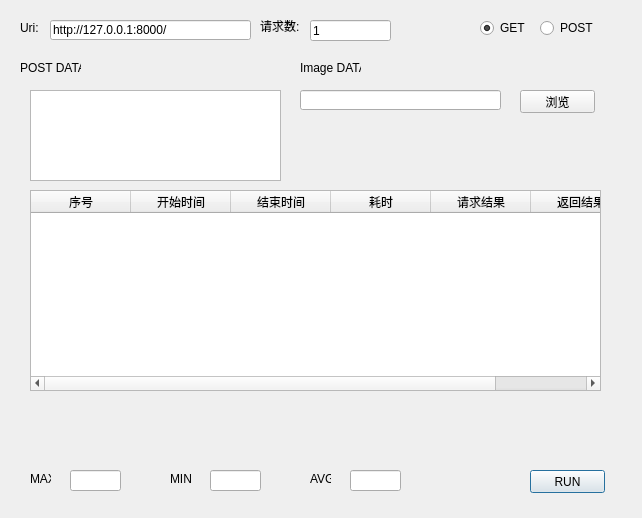
<?xml version="1.0" encoding="UTF-8"?>
<ui version="4.0">
 <class>Dialog</class>
 <widget class="QDialog" name="Dialog">
  <property name="geometry">
   <rect>
    <x>0</x>
    <y>0</y>
    <width>642</width>
    <height>518</height>
   </rect>
  </property>
  <property name="windowTitle">
   <string>Dialog</string>
  </property>
  <widget class="QLineEdit" name="lineEdit_6">
   <property name="geometry">
    <rect>
     <x>210</x>
     <y>470</y>
     <width>51</width>
     <height>21</height>
    </rect>
   </property>
  </widget>
  <widget class="QRadioButton" name="radioButton_get">
   <property name="geometry">
    <rect>
     <x>480</x>
     <y>20</y>
     <width>89</width>
     <height>16</height>
    </rect>
   </property>
   <property name="text">
    <string>GET</string>
   </property>
   <property name="checked">
    <bool>true</bool>
   </property>
  </widget>
  <widget class="QLabel" name="label_3">
   <property name="geometry">
    <rect>
     <x>20</x>
     <y>60</y>
     <width>61</width>
     <height>16</height>
    </rect>
   </property>
   <property name="text">
    <string>POST DATA</string>
   </property>
  </widget>
  <widget class="QLineEdit" name="lineEdit_7">
   <property name="geometry">
    <rect>
     <x>350</x>
     <y>470</y>
     <width>51</width>
     <height>21</height>
    </rect>
   </property>
   <property name="text">
    <string/>
   </property>
  </widget>
  <widget class="QLabel" name="label">
   <property name="geometry">
    <rect>
     <x>20</x>
     <y>20</y>
     <width>21</width>
     <height>16</height>
    </rect>
   </property>
   <property name="text">
    <string>Uri:</string>
   </property>
  </widget>
  <widget class="QLineEdit" name="lineEdit_url">
   <property name="geometry">
    <rect>
     <x>50</x>
     <y>20</y>
     <width>201</width>
     <height>20</height>
    </rect>
   </property>
   <property name="text">
    <string>http://127.0.0.1:8000/</string>
   </property>
  </widget>
  <widget class="QPlainTextEdit" name="plainTextEdit">
   <property name="geometry">
    <rect>
     <x>30</x>
     <y>90</y>
     <width>251</width>
     <height>91</height>
    </rect>
   </property>
  </widget>
  <widget class="QPushButton" name="pushButton_run">
   <property name="geometry">
    <rect>
     <x>530</x>
     <y>470</y>
     <width>75</width>
     <height>23</height>
    </rect>
   </property>
   <property name="text">
    <string>RUN</string>
   </property>
  </widget>
  <widget class="QLabel" name="label_6">
   <property name="geometry">
    <rect>
     <x>170</x>
     <y>470</y>
     <width>21</width>
     <height>16</height>
    </rect>
   </property>
   <property name="text">
    <string>MIN：</string>
   </property>
  </widget>
  <widget class="QLineEdit" name="lineEdit_4">
   <property name="geometry">
    <rect>
     <x>300</x>
     <y>90</y>
     <width>201</width>
     <height>20</height>
    </rect>
   </property>
  </widget>
  <widget class="QLineEdit" name="lineEdit_5">
   <property name="geometry">
    <rect>
     <x>70</x>
     <y>470</y>
     <width>51</width>
     <height>21</height>
    </rect>
   </property>
  </widget>
  <widget class="QLabel" name="label_7">
   <property name="geometry">
    <rect>
     <x>310</x>
     <y>470</y>
     <width>21</width>
     <height>16</height>
    </rect>
   </property>
   <property name="text">
    <string>AVG：</string>
   </property>
  </widget>
  <widget class="QLineEdit" name="lineEdit_count">
   <property name="geometry">
    <rect>
     <x>310</x>
     <y>20</y>
     <width>81</width>
     <height>21</height>
    </rect>
   </property>
   <property name="text">
    <string>1</string>
   </property>
  </widget>
  <widget class="QLabel" name="label_4">
   <property name="geometry">
    <rect>
     <x>300</x>
     <y>60</y>
     <width>61</width>
     <height>16</height>
    </rect>
   </property>
   <property name="text">
    <string>Image DATA</string>
   </property>
  </widget>
  <widget class="QLabel" name="label_5">
   <property name="geometry">
    <rect>
     <x>30</x>
     <y>470</y>
     <width>21</width>
     <height>16</height>
    </rect>
   </property>
   <property name="text">
    <string>MAX：</string>
   </property>
  </widget>
  <widget class="QPushButton" name="pushButton_select">
   <property name="geometry">
    <rect>
     <x>520</x>
     <y>90</y>
     <width>75</width>
     <height>23</height>
    </rect>
   </property>
   <property name="text">
    <string>浏览</string>
   </property>
  </widget>
  <widget class="QTableWidget" name="tableWidget">
   <property name="geometry">
    <rect>
     <x>30</x>
     <y>190</y>
     <width>571</width>
     <height>201</height>
    </rect>
   </property>
   <property name="sizePolicy">
    <sizepolicy hsizetype="Fixed" vsizetype="Expanding">
     <horstretch>0</horstretch>
     <verstretch>0</verstretch>
    </sizepolicy>
   </property>
   <column>
    <property name="text">
     <string>序号</string>
    </property>
   </column>
   <column>
    <property name="text">
     <string>开始时间</string>
    </property>
   </column>
   <column>
    <property name="text">
     <string>结束时间</string>
    </property>
   </column>
   <column>
    <property name="text">
     <string>耗时</string>
    </property>
   </column>
   <column>
    <property name="text">
     <string>请求结果</string>
    </property>
   </column>
   <column>
    <property name="text">
     <string>返回结果</string>
    </property>
   </column>
  </widget>
  <widget class="QLabel" name="label_2">
   <property name="geometry">
    <rect>
     <x>260</x>
     <y>20</y>
     <width>54</width>
     <height>12</height>
    </rect>
   </property>
   <property name="text">
    <string>请求数:</string>
   </property>
  </widget>
  <widget class="QRadioButton" name="radioButton_post">
   <property name="geometry">
    <rect>
     <x>540</x>
     <y>20</y>
     <width>89</width>
     <height>16</height>
    </rect>
   </property>
   <property name="text">
    <string>POST</string>
   </property>
  </widget>
 </widget>
 <resources/>
 <connections/>
</ui>
